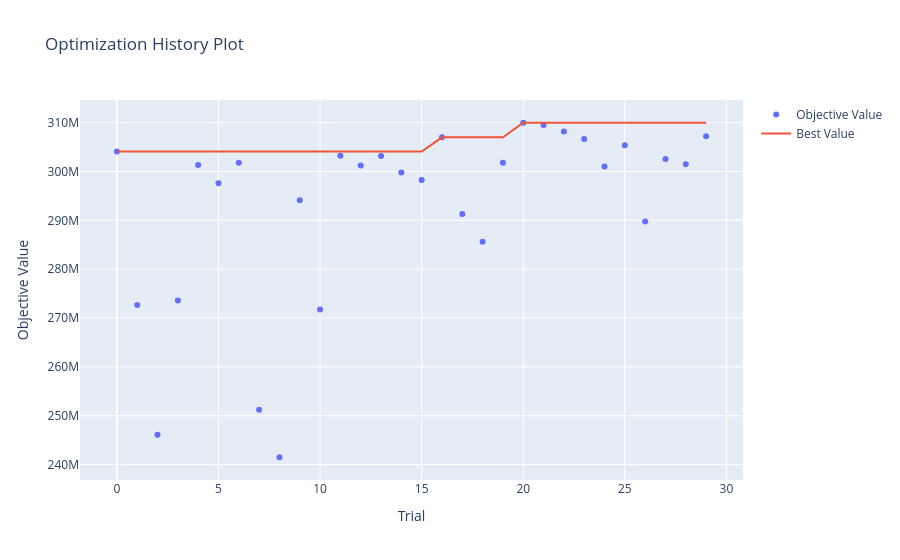
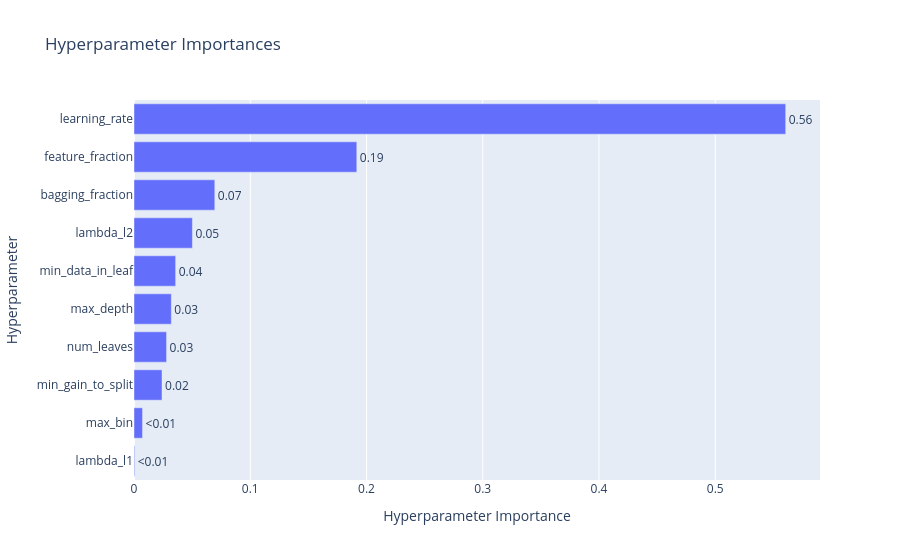
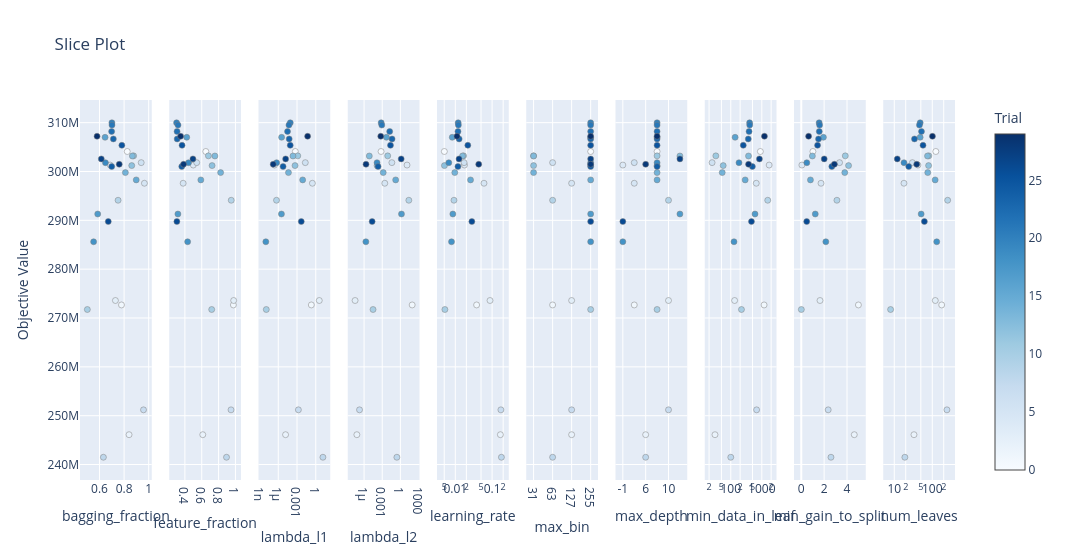
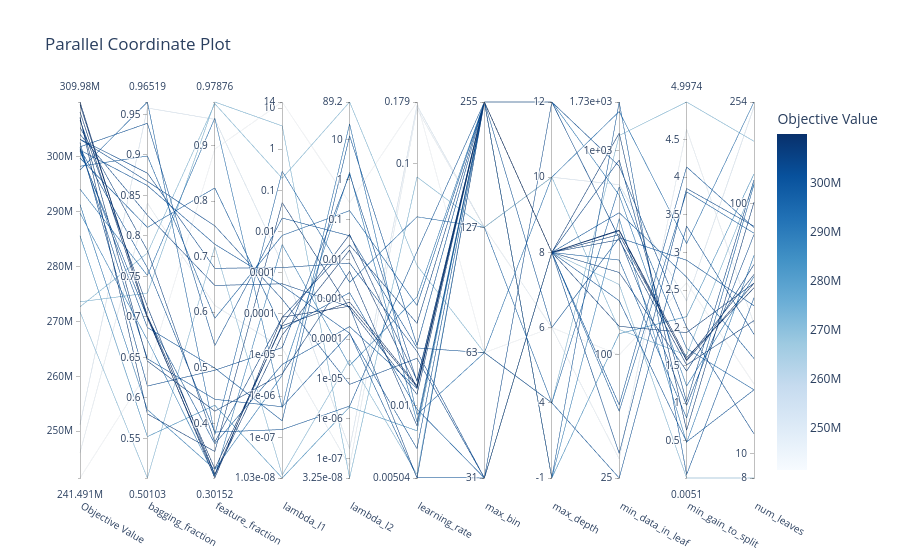

Notebook code for these charts, in order:
### Code cell
from optuna.visualization import (
    plot_optimization_history,
    plot_param_importances,
    plot_slice,
    plot_parallel_coordinate,
)

print("Trials completos:", len([
    trial for trial in study_base_v3.trials
    if trial.state.name == "COMPLETE"
]))

display(
    study_base_v3.trials_dataframe()
    .sort_values("value", ascending=False)
    .head(10)
)

plot_optimization_history(study_base_v3).show()
plot_param_importances(study_base_v3).show()
plot_slice(study_base_v3).show()
plot_parallel_coordinate(study_base_v3).show()
